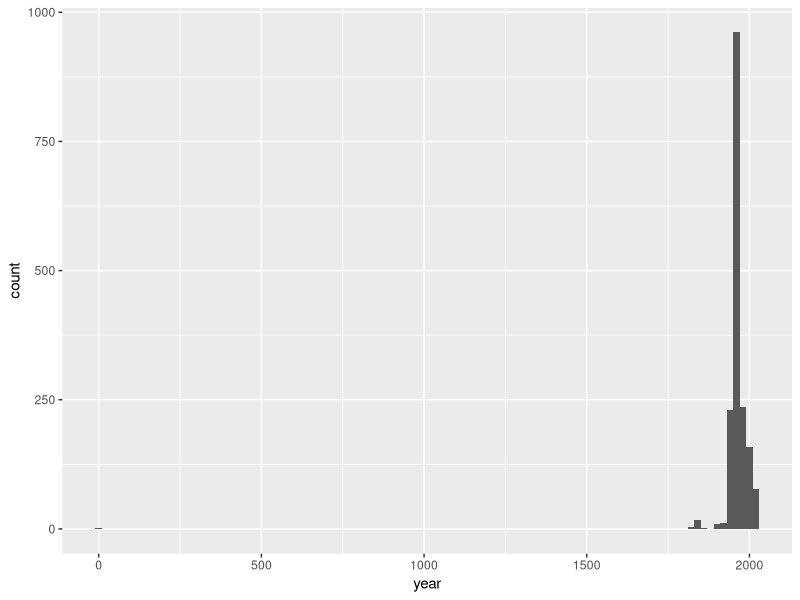
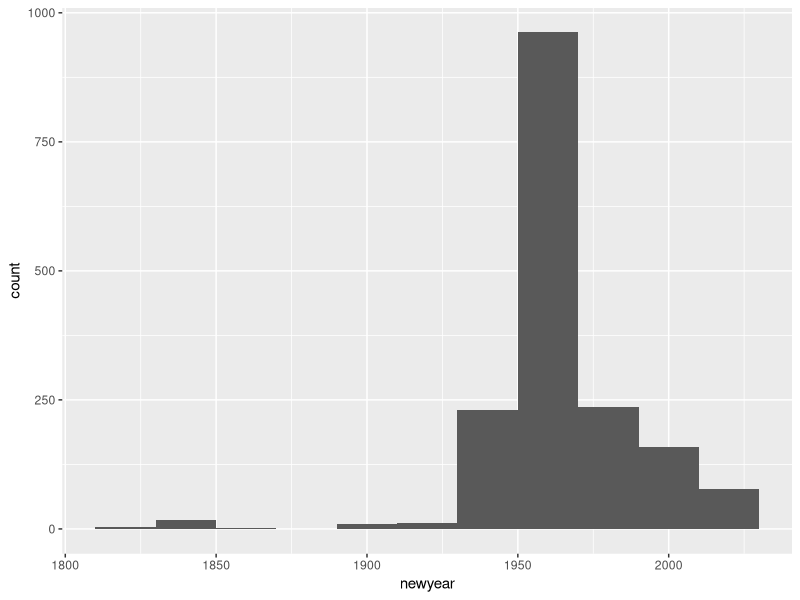

Here is the R script that generated these plots, in order:
## ---- chunk 1
library(tidyverse) 
library(skimr)
## ---- chunk 2
# Remove eval = FALSE or set it to TRUE once data is ready to be loaded
uoe_art <- read_csv("data/uoe-art.csv")
## ---- chunk 3
uoe_art <- uoe_art %>%
  separate(title, into = c("title", "date"), sep = "\\(") %>%
  mutate(year = str_remove(date, "\\)") %>% as.numeric()) %>%
  select(title, artist, year, date)
## ---- chunk 4
uoe_art_cleandate <- uoe_art %>%
  mutate(date = as.numeric(str_remove_all(date, "[^0-9]")))
## ---- chunk 5
library(skimr)
skim_data <- skim(uoe_art_cleandate)
n_missing_artists <- skim_data %>% 
  filter(skim_variable == "artist") %>% 
  pull(n_missing)
print(paste("Number of missing artists:", n_missing_artists))
n_missing_year <- skim_data %>% 
  filter(skim_variable == "year") %>% 
  pull(n_missing)
print(paste("Number of missing year:", n_missing_year))
## ---- chunk 6
ggplot(data = uoe_art_cleandate, aes(x = year)) +
  geom_histogram(binwidth = 20.0)
## ---- chunk 7
frequency_table <- uoe_art_cleandate %>%
  count(year) %>%
  arrange(desc(year))
print(frequency_table, n=6000)
## ---- chunk 8
uoe_art_cleanyear <- uoe_art_cleandate %>%
  mutate (newyear = case_when(
    year == 2 ~ 1964,
    TRUE ~ year 
  )) 
ggplot(data = uoe_art_cleanyear, aes(x = newyear)) +
  geom_histogram(binwidth = 20.0)
## ---- chunk 9
frequency_table_artist <- uoe_art_cleanyear %>%
  count(artist) %>%
  arrange(desc(n))
print(frequency_table_artist)
## ---- chunk 10
uoe_art_cleanyear_child <- uoe_art_cleanyear %>%
   mutate (child = case_when(
    str_detect(title, regex("Child", ignore_case = TRUE)) ~ 1,
    TRUE ~ 0 
  )) 
## ---- chunk 11
frequency_table_child <- uoe_art_cleanyear_child %>%
  count(child) %>%
  arrange(desc(child))
print(frequency_table_child)
